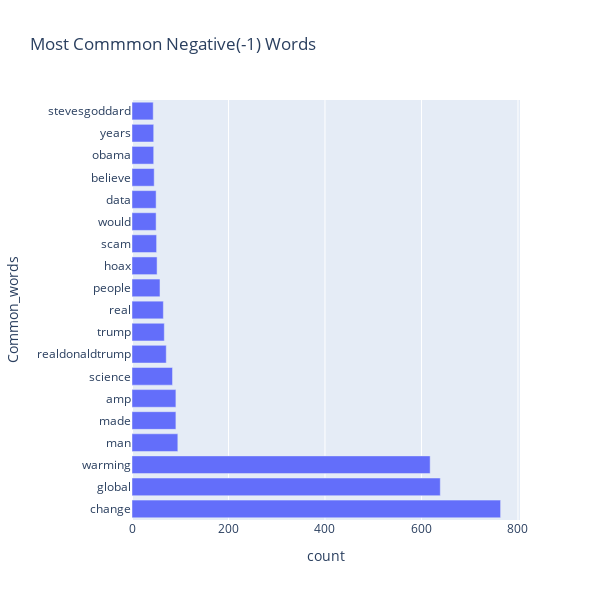

Notebook code cell kept with this figure:
### Code cell
fig = px.bar(negative, x="count", y="Common_words", title='Most Commmon Negative(-1) Words', orientation='h', 
             width=600, height=600)
fig.show()

### Figure 1 — Plotly figure (JSON) as saved in the notebook; plotly's stock layout.template omitted (floating-point values rounded to 4 significant figures)
{"data": [{"alignmentgroup": "True", "hovertemplate": "count=%{x}<br>Common_words=%{y}<extra></extra>", "legendgroup": "", "marker": {"color": "#636efa"}, "name": "", "offsetgroup": "", "orientation": "h", "showlegend": false, "textposition": "auto", "type": "bar", "x": [764, 639, 618, 95, 91, 91, 84, 71, 67, 65, 58, 52, 51, 50, 50, 46, 45, 45, 44], "xaxis": "x", "y": ["change", "global", "warming", "man", "made", "amp", "science", "realdonaldtrump", "trump", "real", "people", "hoax", "scam", "would", "data", "believe", "obama", "years", "stevesgoddard"], "yaxis": "y"}], "layout": {"barmode": "relative", "height": 600, "legend": {"tracegroupgap": 0}, "title": {"text": "Most Commmon Negative(-1) Words"}, "width": 600, "xaxis": {"anchor": "y", "domain": [0, 1], "title": {"text": "count"}}, "yaxis": {"anchor": "x", "domain": [0, 1], "title": {"text": "Common_words"}}}}
